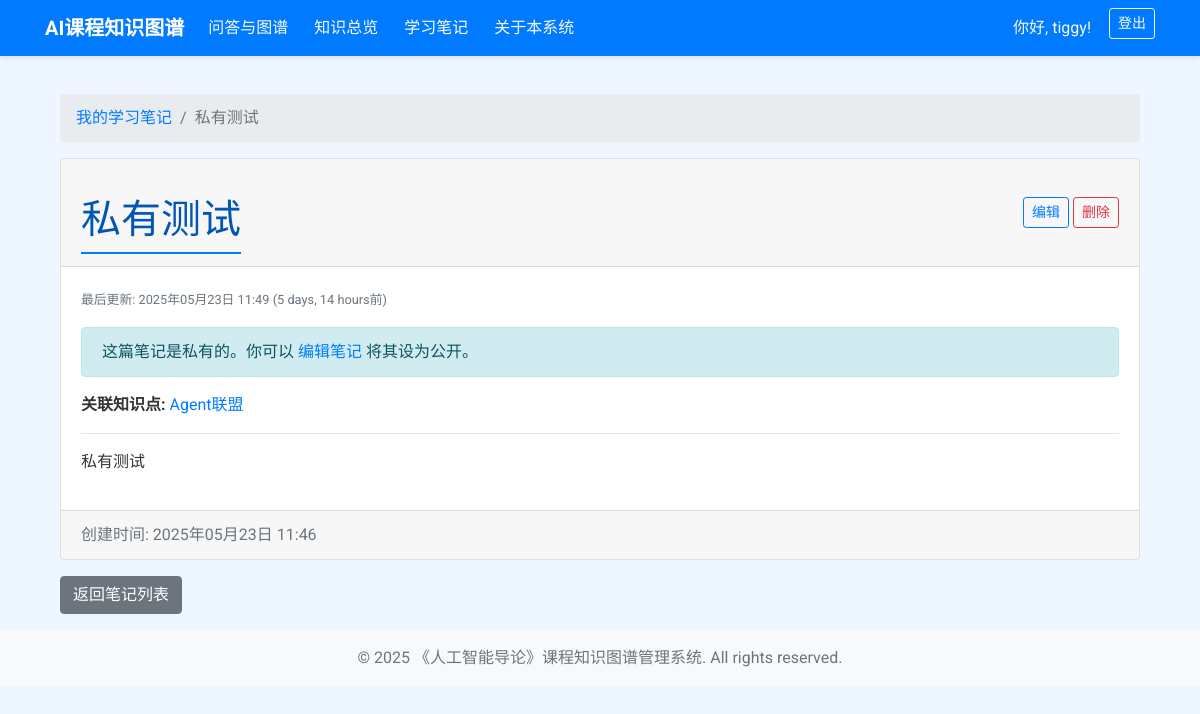
Page /notes/2/ (signed in) on the committed database.
### knowledge_graph/models.py (models this page shows, shortened)
class StudyNote(models.Model):
    user = models.ForeignKey(settings.AUTH_USER_MODEL, on_delete=models.CASCADE, related_name='study_notes', verbose_name="用户")
    title = models.CharField(max_length=255, verbose_name="笔记标题")
    content = models.TextField(verbose_name="笔记内容")
    related_knowledge_item = models.ForeignKey(KnowledgeItem, on_delete=models.SET_NULL, null=True, blank=True, related_name='study_notes', verbose_name="关联知识点")
    created_at = models.DateTimeField(auto_now_add=True, verbose_name="创建时间")
    updated_at = models.DateTimeField(auto_now=True, verbose_name="更新时间")
    tags = TaggableManager(blank=True, verbose_name="标签")
    is_public = models.BooleanField(default=False, verbose_name="是否公开")
    share_slug = models.UUIDField(default=uuid.uuid4, editable=False, unique=True, verbose_name="分享链接ID")
    class Meta:
        verbose_name = "学习笔记"
        verbose_name_plural = "学习笔记"
        ordering = ['-updated_at']

class KnowledgeItem(models.Model):
    ITEM_TYPES = [
        ('分类', '分类'),
        ('知识点', '知识点'),
    ]
    name = models.CharField(max_length=500, unique=True, verbose_name="名称/标题") # Ensure names are unique for easy lookup
    item_type = models.CharField(max_length=10, choices=ITEM_TYPES, verbose_name="条目类型")
    content = models.TextField(blank=True, null=True, verbose_name="内容/描述")
    parent = models.ForeignKey('self', on_delete=models.CASCADE, null=True, blank=True, related_name='children', verbose_name="父级分类")
    csv_predecessor_nodes_str = models.TextField(blank=True, null=True, verbose_name="CSV前置节点原始字符串")
    csv_successor_nodes_str = models.TextField(blank=True, null=True, verbose_name="CSV后置节点原始字符串")
    csv_related_nodes_str = models.TextField(blank=True, null=True, verbose_name="CSV关联节点原始字符串")
    tags_str = models.CharField(max_length=500, blank=True, null=True, verbose_name="标签（CSV原始）")
    csv_knowledge_point_category = models.CharField(max_length=255, blank=True, null=True, verbose_name="知识点分类（CSV原始）")
    predecessor_nodes = models.ManyToManyField('self', symmetrical=False, related_name='successor_of', blank=True, verbose_name="前置节点")
    successor_nodes = models.ManyToManyField('self', symmetrical=False, related_name='predecessor_of', blank=True, verbose_name="后置节点")
    related_nodes = models.ManyToManyField('self', symmetrical=True, blank=True, verbose_name="关联节点")
    class Meta:
        verbose_name = "知识条目"
        verbose_name_plural = "知识条目"
        ordering = ['name']

### knowledge_graph/views.py (the view)
# urls.py: path('notes/<int:pk>/', views.study_note_detail_view, name='study_note_detail'),
@login_required
def study_note_detail_view(request, pk):
    note = get_object_or_404(StudyNote, pk=pk, user=request.user)
    return render(request, 'knowledge_graph/study_note_detail.html', {'note': note})

### knowledge_graph/templates/knowledge_graph/study_note_detail.html (shortened to what this page needs)
{% extends "knowledge_graph/base.html" %}
{% load i18n %}
{% block content %}
<div class="container mt-4">
    <nav aria-label="breadcrumb">
        <ol class="breadcrumb">
            <li class="breadcrumb-item"><a href="{% url 'study_note_list' %}">我的学习笔记</a></li>
            <li class="breadcrumb-item active" aria-current="page">{{ note.title }}</li>
        </ol>
    </nav>
    <div class="card">
        <div class="card-header d-flex justify-content-between align-items-center">
            <h1 class="section-title mb-0">{{ note.title }}</h1>
            <div>
                {% if note.user == request.user %}
                <a href="{% url 'study_note_update' pk=note.pk %}" class="btn btn-sm btn-outline-primary">编辑</a>
                <a href="{% url 'study_note_delete' pk=note.pk %}" class="btn btn-sm btn-outline-danger">删除</a>
                {% endif %}
            </div>
        </div>
        <div class="card-body">
            <p class="card-text"><small class="text-muted">最后更新: {{ note.updated_at|date:"Y年m月d日 H:i" }} ({{ note.updated_at|timesince }}前)</small></p>
            {% if note.user == request.user %}
                {% if note.is_public %}
                    <div class="alert alert-success" role="alert">
                        这篇笔记是公开的。分享链接:
                        <input type="text" readonly class="form-control-plaintext form-control-sm d-inline w-auto" value="{{ request.scheme }}://{{ request.get_host }}{% url 'public_note_detail' share_slug=note.share_slug %}" id="shareLink-{{note.pk}}">
                        <button class="btn btn-sm btn-outline-secondary ml-1" onclick="copyLink('shareLink-{{note.pk}}')">复制</button>
                    </div>
                {% else %}
                    <div class="alert alert-info" role="alert">
                        这篇笔记是私有的。你可以 <a href="{% url 'study_note_update' pk=note.pk %}">编辑笔记</a> 将其设为公开。
                    </div>
                {% endif %}
            {% endif %}
            {% if note.related_knowledge_item %}
                <p class="card-text">
                    <strong>关联知识点:</strong>
                    <a href="{% url 'home' %}?q={{ note.related_knowledge_item.name|urlencode }}">{{ note.related_knowledge_item.name }}</a>
                </p>
            {% endif %}
            <hr>
            <div class="note-content">
                {{ note.content|safe }}
            </div>
        </div>
        <div class="card-footer text-muted">
            创建时间: {{ note.created_at|date:"Y年m月d日 H:i" }}
        </div>
    </div>
    <div class="mt-3">
        <a href="{% url 'study_note_list' %}" class="btn btn-secondary">返回笔记列表</a>
    </div>
</div>
<div class="position-fixed bottom-0 end-0 p-3" style="z-index: 1100">
</div>
{% endblock %}

### knowledge_graph/templates/knowledge_graph/base.html (shortened to what this page needs)
{% load static %}
<!DOCTYPE html>
<html lang="zh-CN">
<head>
    <link href="https://stackpath.bootstrapcdn.com/bootstrap/4.5.2/css/bootstrap.min.css" rel="stylesheet">
    <link href="https://cdnjs.cloudflare.com/ajax/libs/vis/4.21.0/vis-network.min.css" rel="stylesheet" type="text/css" />
</head>
<body>
    <nav class="navbar navbar-expand-lg fixed-top">
        <div class="container">
            <a class="navbar-brand" href="{% url 'home' %}">AI课程知识图谱</a>
            <div class="collapse navbar-collapse" id="navbarNav">
                <ul class="navbar-nav mr-auto">
                    <li class="nav-item {% if request.resolver_match.url_name == 'home' %}active{% endif %}">
                        <a class="nav-link" href="{% url 'home' %}">问答与图谱</a>
                    </li>
                    <li class="nav-item {% if request.resolver_match.url_name == 'knowledge_list' %}active{% endif %}">
                        <a class="nav-link" href="{% url 'knowledge_list' %}">知识总览</a>
                    </li>
                    <li class="nav-item {% if request.resolver_match.url_name == 'study_note_list' or request.resolver_match.url_name == 'study_note_detail' or request.resolver_match.url_name == 'study_note_create' or request.resolver_match.url_name == 'study_note_update' %}active{% endif %}">
                        <a class="nav-link" href="{% url 'study_note_list' %}">学习笔记</a>
                    </li>
                    <li class="nav-item {% if request.resolver_match.url_name == 'about' %}active{% endif %}">
                        <a class="nav-link" href="{% url 'about' %}">关于本系统</a>
                    </li>
                </ul>
                <ul class="navbar-nav">
                    {% if user.is_authenticated %}
                        <li class="nav-item">
                            <a class="nav-link {% if request.resolver_match.url_name == 'profile' %}active{% endif %}" href="{% url 'profile' %}">
                                你好, {{ user.username }}!
                            </a>
                        </li>
                        <li class="nav-item">
                            <form method="post" action="{% url 'logout' %}" style="display: inline;">
                                <button type="submit" class="btn btn-outline-light btn-sm">登出</button>
                            </form>
                        </li>
                    {% endif %}
                </ul>
            </div>
        </div>
    </nav>
    <div class="container mt-3 mb-3 main-content-area">
        {% block content %}{% endblock %}
    </div>
    <footer class="footer mt-auto py-3 bg-light">
        <div class="container text-center">
            <span class="text-muted">&copy; {% now "Y" %} 《人工智能导论》课程知识图谱管理系统. All rights reserved.</span>
        </div>
    </footer>
</body>
</html>

### knowledge_graph/templates/knowledge_graph/base.html (style rules this page uses)
body { padding-top: 70px; background-color: #eef7ff; font-family: 'Roboto', sans-serif; color: #333; }
.navbar { background-color: #007bff; box-shadow: 0 2px 4px rgba(0,0,0,0.1); }
.navbar-brand { font-weight: bold; color: #ffffff !important; }
.nav-link { color: #f8f9fa !important; margin-right: 10px; transition: color 0.2s ease-in-out; }
.nav-item.active .nav-link { color: #ffffff !important; font-weight: 500; }
.section-title { margin-top: 25px; margin-bottom: 20px; color: #0056b3; border-bottom: 2px solid #007bff; padding-bottom: 8px; font-weight: 500; }
.navbar .btn-outline-light { color: #f8f9fa; border-color: #f8f9fa; }

### rows in the picture
StudyNote: title "私有测试", updated_at "2025年05月23日 11:49", updated_at "5 days, 14 hours", related_knowledge_item.name "Agent联盟", content "私有测试", created_at "2025年05月23日 11:46"

### other values in the picture
{{ user.username }} "tiggy"
